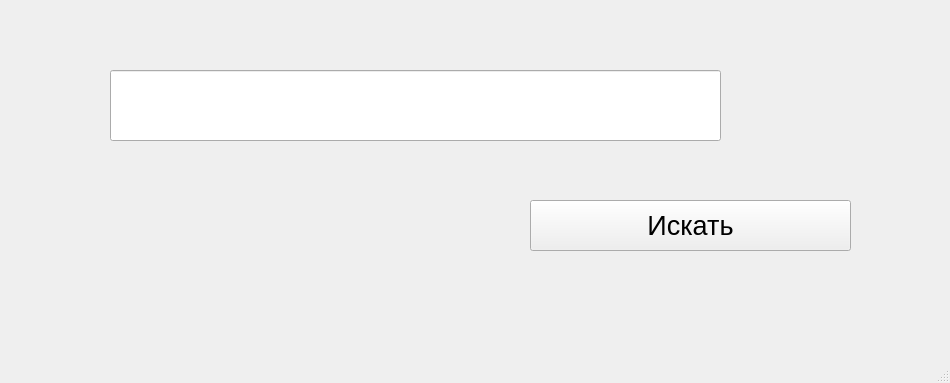
<?xml version="1.0" encoding="UTF-8"?>
<ui version="4.0">
 <class>MainWindow</class>
 <widget class="QMainWindow" name="MainWindow">
  <property name="geometry">
   <rect>
    <x>0</x>
    <y>0</y>
    <width>950</width>
    <height>383</height>
   </rect>
  </property>
  <property name="windowTitle">
   <string>MainWindow</string>
  </property>
  <widget class="QWidget" name="centralwidget">
   <widget class="QPushButton" name="Search_button">
    <property name="geometry">
     <rect>
      <x>530</x>
      <y>200</y>
      <width>321</width>
      <height>51</height>
     </rect>
    </property>
    <property name="font">
     <font>
      <pointsize>20</pointsize>
      <weight>50</weight>
      <bold>false</bold>
     </font>
    </property>
    <property name="text">
     <string>Искать</string>
    </property>
   </widget>
   <widget class="QLineEdit" name="search_lineEdit">
    <property name="geometry">
     <rect>
      <x>110</x>
      <y>70</y>
      <width>611</width>
      <height>71</height>
     </rect>
    </property>
   </widget>
  </widget>
  <widget class="QMenuBar" name="menubar">
   <property name="geometry">
    <rect>
     <x>0</x>
     <y>0</y>
     <width>950</width>
     <height>26</height>
    </rect>
   </property>
  </widget>
  <widget class="QStatusBar" name="statusbar"/>
 </widget>
 <resources/>
 <connections/>
</ui>
